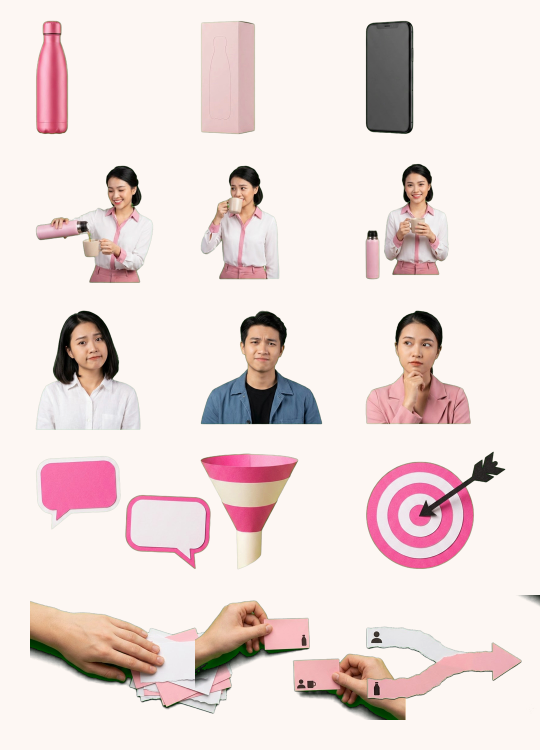
#> input picture agency-marketing-tiktok/creatorflow/ep001-crops-contact-v01.png, 1080 x 1500 px (shown at 1/2 size)
$ python -i generate_ep005_flow_assets.py   (imports and definitions only)
#> lines starting #> are read from the running program, lines starting #| are printed output that depends on the picture
#> further down, picture is the input picture: PIL image 1080x1500 RGBA; mean R, G, B, A 235.9, 221.5, 218.8, 255
import json
import subprocess
import time
from pathlib import Path
import cv2
import numpy as np
from PIL import Image

ROOT = Path(__file__).resolve().parents[1]
GEN_DIR = ROOT / "public/ep005/v01/generated"
CROPS_DIR = ROOT / "public/ep005/v01/crops"
REAL_DIR = ROOT / "public/ep005/v01/real"
# [6 lines not run here, left out]

# [1 line that did not run here, left out]

# [28 lines left out: functions build_full_prompt, run_flow_image, not called in this run]

# 1. Run Flow Agent generations for all jobs
# [8 lines not run here, left out]

def key_magenta(img: Image.Image) -> Image.Image:
    img = img.convert("RGBA")
    arr = np.array(img, dtype=np.float32)
    r, g, b = arr[:,:,0], arr[:,:,1], arr[:,:,2]
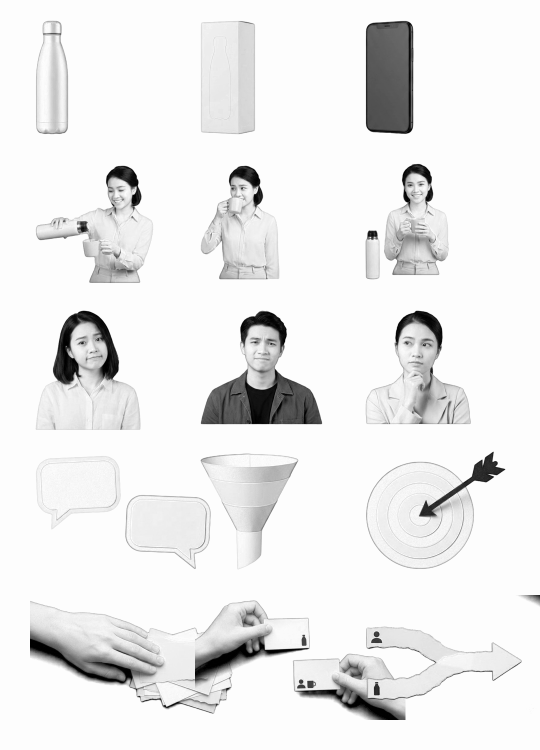
#> r: shape (1500, 1080) float32 (shown at 1/2 size); min 0, max 255, mean 235.9
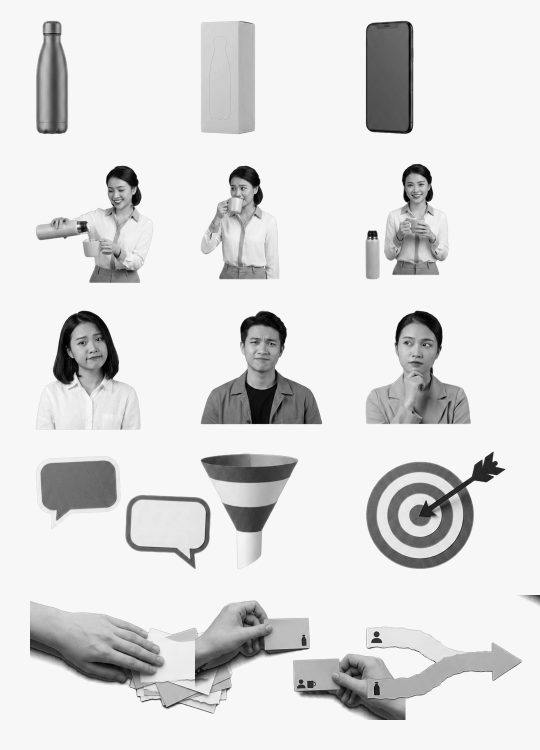
#> g: shape (1500, 1080) float32 (shown at 1/2 size); min 0, max 253, mean 221.5
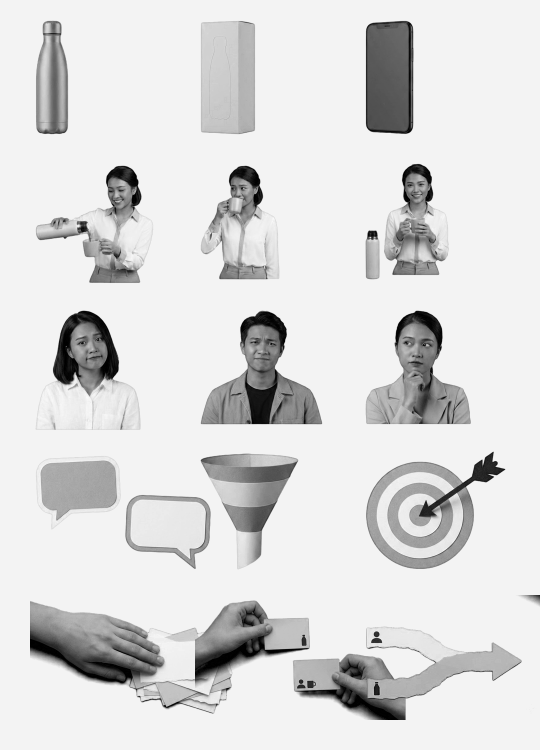
#> b: shape (1500, 1080) float32 (shown at 1/2 size); min 0, max 253, mean 218.8
    magentaness = np.minimum(r, b) - g
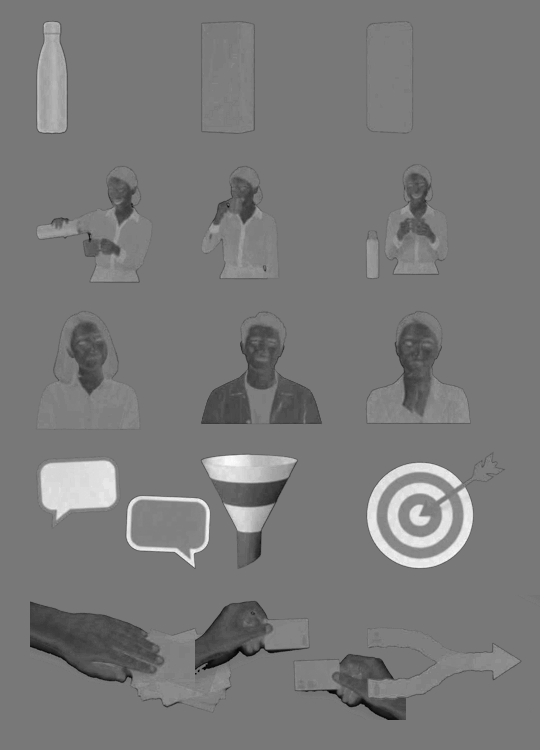
#> magentaness: shape (1500, 1080) float32 (shown at 1/2 size); min -77, max 78, mean -3.2; drawn with min black and max white
    alpha = np.clip(1.0 - (magentaness - 20) / 40.0, 0.0, 1.0)
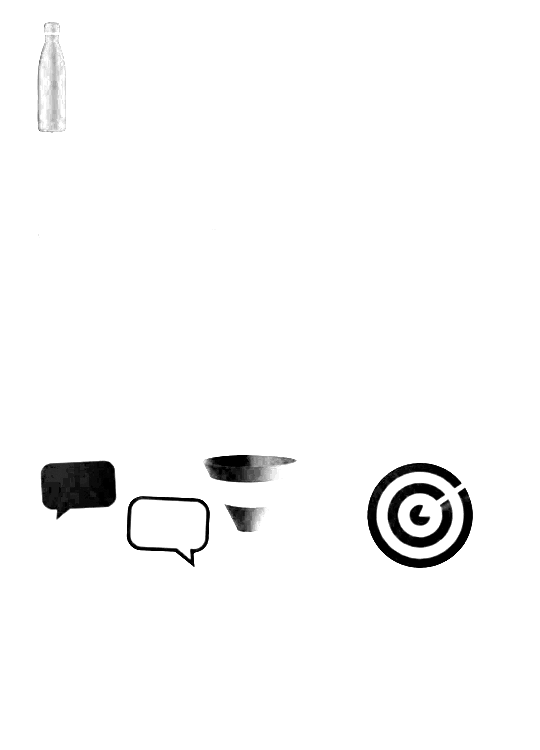
#> alpha: shape (1500, 1080) float32 (shown at 1/2 size); min 0, max 1, mean 0.974
    arr[:, :, 3] = (alpha * 255.0).astype(np.uint8)
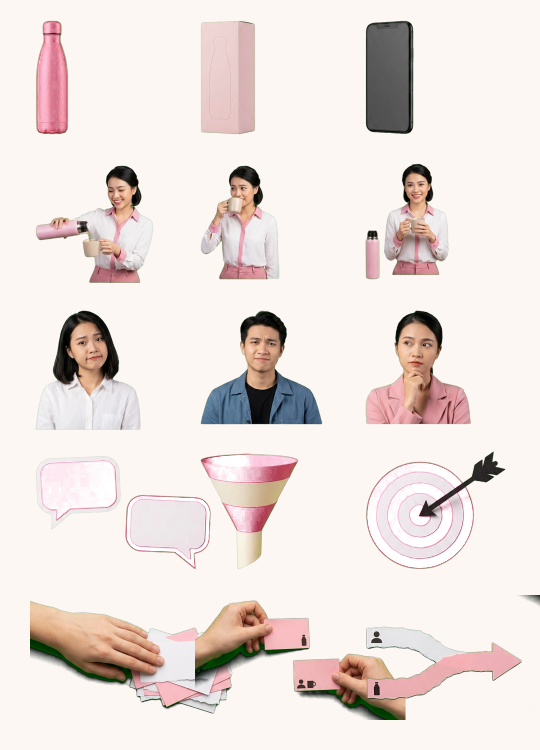
#> arr: shape (1500, 1080, 4) float32 (shown at 1/2 size); mean R, G, B, A 237.4, 221.2, 219.9, 249.3; transparent parts drawn white
    alpha_smooth = cv2.GaussianBlur(arr[:, :, 3].astype(np.uint8), (3, 3), 0)
    arr[:, :, 3] = alpha_smooth
    res = Image.fromarray(arr.astype(np.uint8))
    bbox = res.getbbox()
#> bbox = (0, 0, 1080, 1500)
    return res.crop(bbox) if bbox else res

# [23 lines left out: functions key_green, crop_vertical_zones, not called in this run]

# [21 lines not run here, left out]

>>> from PIL import Image
>>> picture = Image.open('../creatorflow/ep001-crops-contact-v01.png')
>>> result = key_magenta(picture)

$ run again, on agency-marketing-tiktok/creatorflow/ep001-crops-v02-cream.png
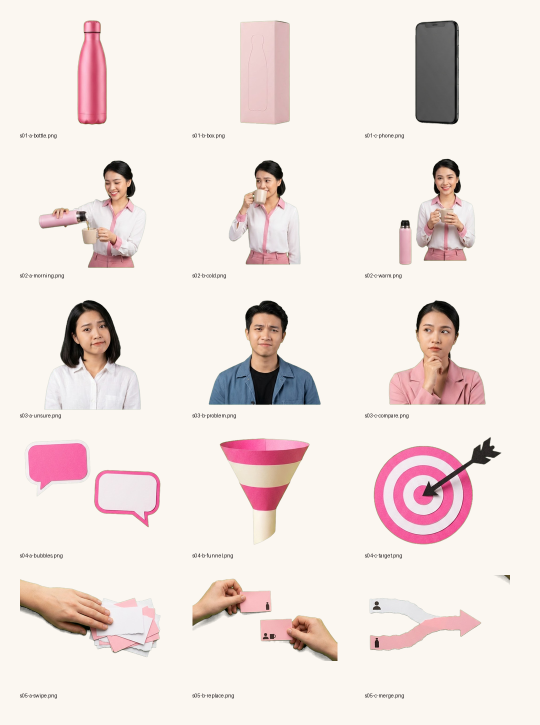
#> input picture agency-marketing-tiktok/creatorflow/ep001-crops-v02-cream.png, 1080 x 1450 px (shown at 1/2 size)
#> picture is the input picture: PIL image 1080x1450 RGB; mean R, G, B 239, 227.8, 223.7
#> in key_magenta, `magentaness = np.minimum(r, b) - g`:
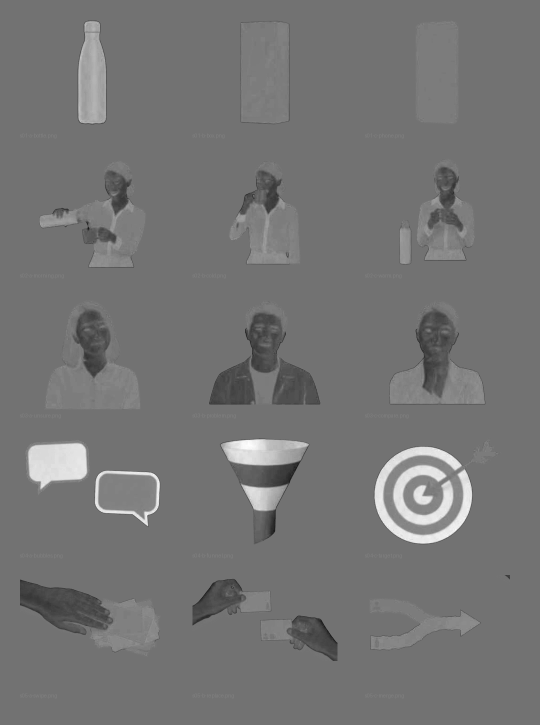
#> magentaness: shape (1450, 1080) float32 (shown at 1/2 size); min -74, max 77, mean -4.6; drawn with min black and max white
#> in key_magenta, `arr[:, :, 3] = (alpha * 255.0).astype(np.uint8)`:
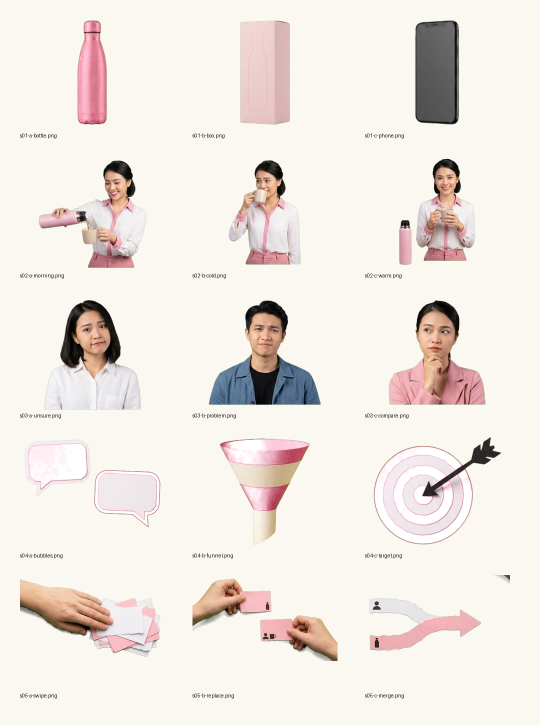
#> arr: shape (1450, 1080, 4) float32 (shown at 1/2 size); mean R, G, B, A 241.2, 227.7, 226, 250.6; transparent parts drawn white
#> bbox = (0, 0, 1080, 1450)
